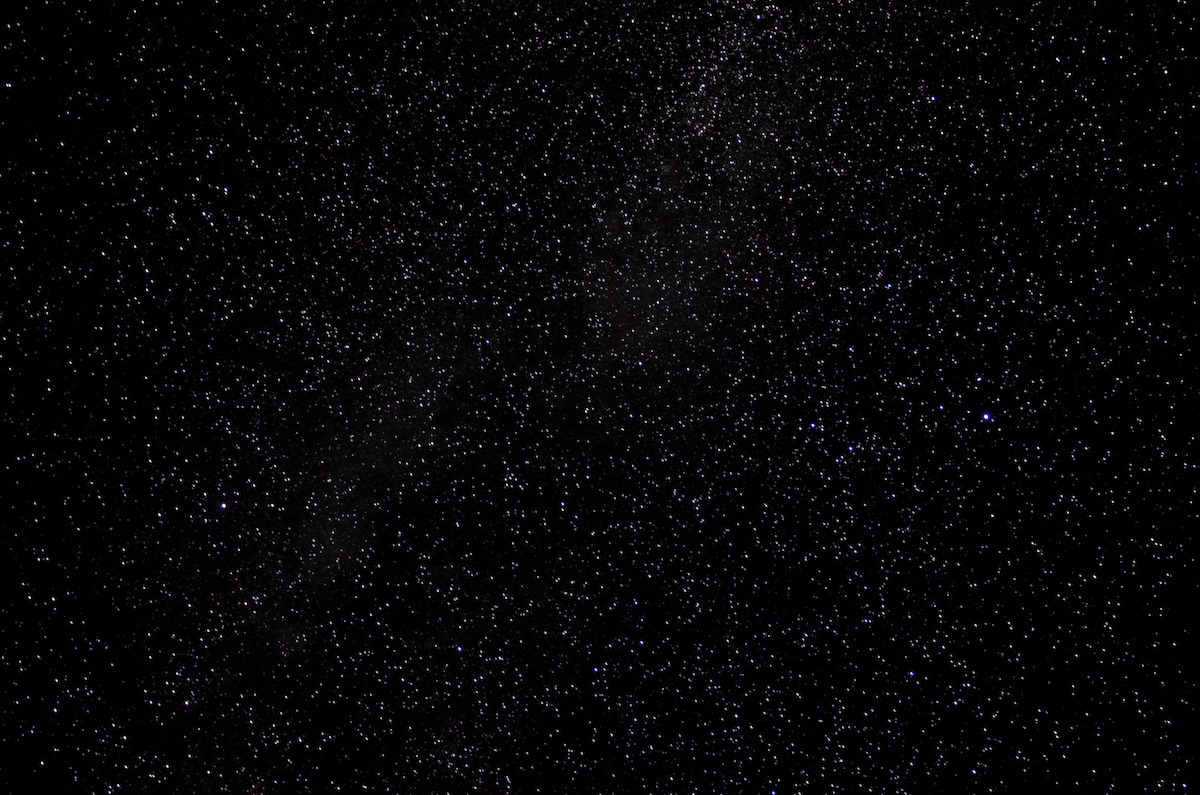
#> input picture space.jpg, 1200 x 795 px
$ python day12.py
#> lines starting #> are read from the running program, lines starting #| are printed output that depends on the picture
import math
import cv2
import imutils
import os
import numpy as np

image = cv2.imread("space.jpg")
#> image is the input picture: shape (795, 1200, 3); mean B, G, R 7.8, 6.3, 6.9
rocket = cv2.imread("rocket1.png")
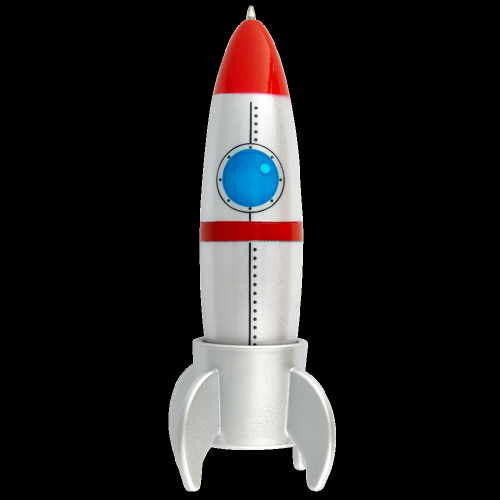
#> input picture rocket1.png, 1000 x 1000 px (shown at 1/2 size)
#> rocket is the input picture: shape (1000, 1000, 3); mean B, G, R 32.2, 32, 34.3

rocket = cv2.resize(rocket, (25, 25))
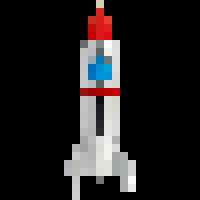
#> rocket: shape (25, 25, 3) (shown 8 times larger); mean B, G, R 30.2, 29.8, 32.3
image = cv2.resize(image, (1900, 1000))
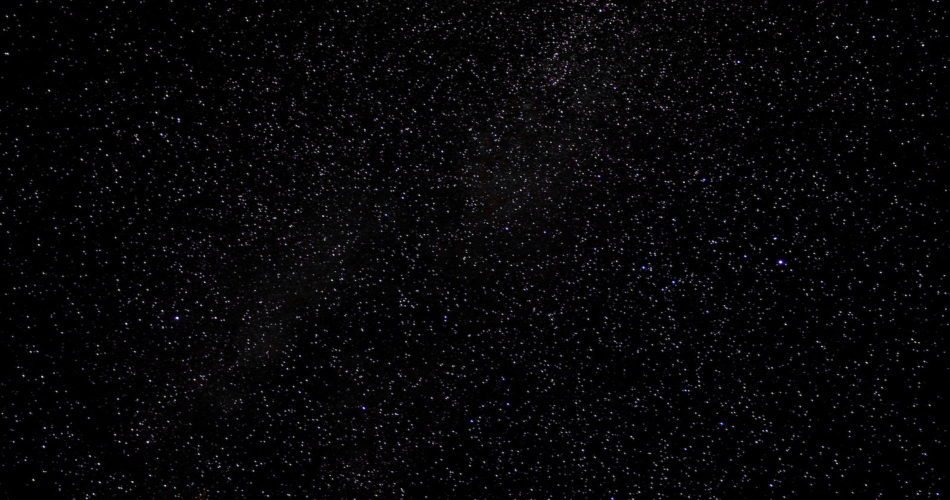
#> image: shape (1000, 1900, 3) (shown at 1/2 size); mean B, G, R 7.7, 6.2, 6.8


cv2.imshow('slika', image)
cv2.waitKey(0)

#> (the run stopped early here; a loop or call above may not have finished)
